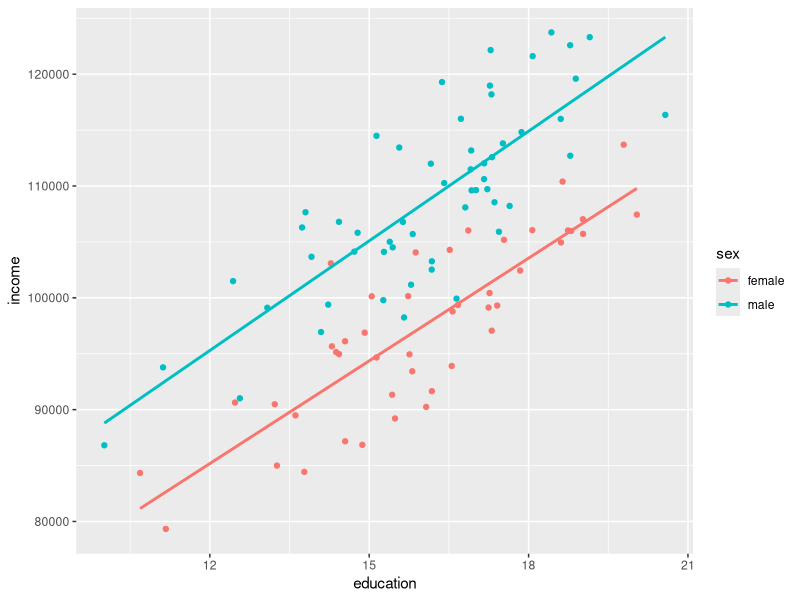
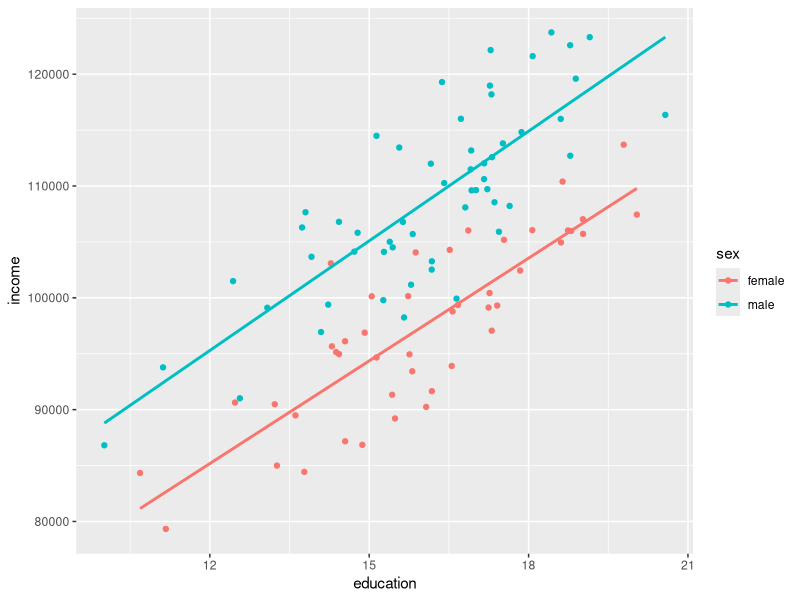

Recreate these plots in R, in order.
library(ggplot2)
# Create example data
set.seed(42)
n <- 100
education <- rnorm(n, mean = 16, sd = 2)
sex <- factor(sample(c("male", "female"), n, replace = TRUE))
intercept <- 50000
b_ed <- 3000
# income = b0 + b1 * educacion + b2 * sex
b_sex <- 10000
income <- intercept + b_ed * education + b_sex * (sex == "male") + rnorm(n, mean = 0, sd = 5000)
datos <- data.frame(income = income, education = education, sex = sex)

# para variables categóricas, el coeficiente se interpreta como una diferencia promedio


# Fit the multiple linear regression model
model <- lm(income ~ education + sex, data = datos)
summary(model)

ggplot(datos,
       aes(x = education, y = income, color = sex)) +
  geom_point() +
  geom_smooth(method = 'lm', se = FALSE)


new_data <- data.frame(sex = c("male", "female"),
                       education = c(15, 15))
predictions <- predict(model, newdata = new_data, type = 'response')

cbind(new_data, predictions)

# Añadimos una nueva variable y hacemos comparación de modelos

age <- sample(25:65, n, replace = TRUE)
data <- data.frame(income = income, education = education, sex = sex, age = age)

# Fit the models
model1 <- lm(income ~ education + sex, data = data)
model2 <- lm(income ~ education + sex + age, data = data)
model3 <- lm(income ~ education + age, data = data)
model4 <- lm(income ~ sex + age, data = data)

# Compare AIC values
aics <- AIC(model1, model2, model3, model4)
aics[order(aics$AIC),]

ggplot(datos,
       aes(x = education, y = income, color = sex)) +
  geom_point() +
  geom_smooth(method = 'lm', se = FALSE)

summary(model1)
